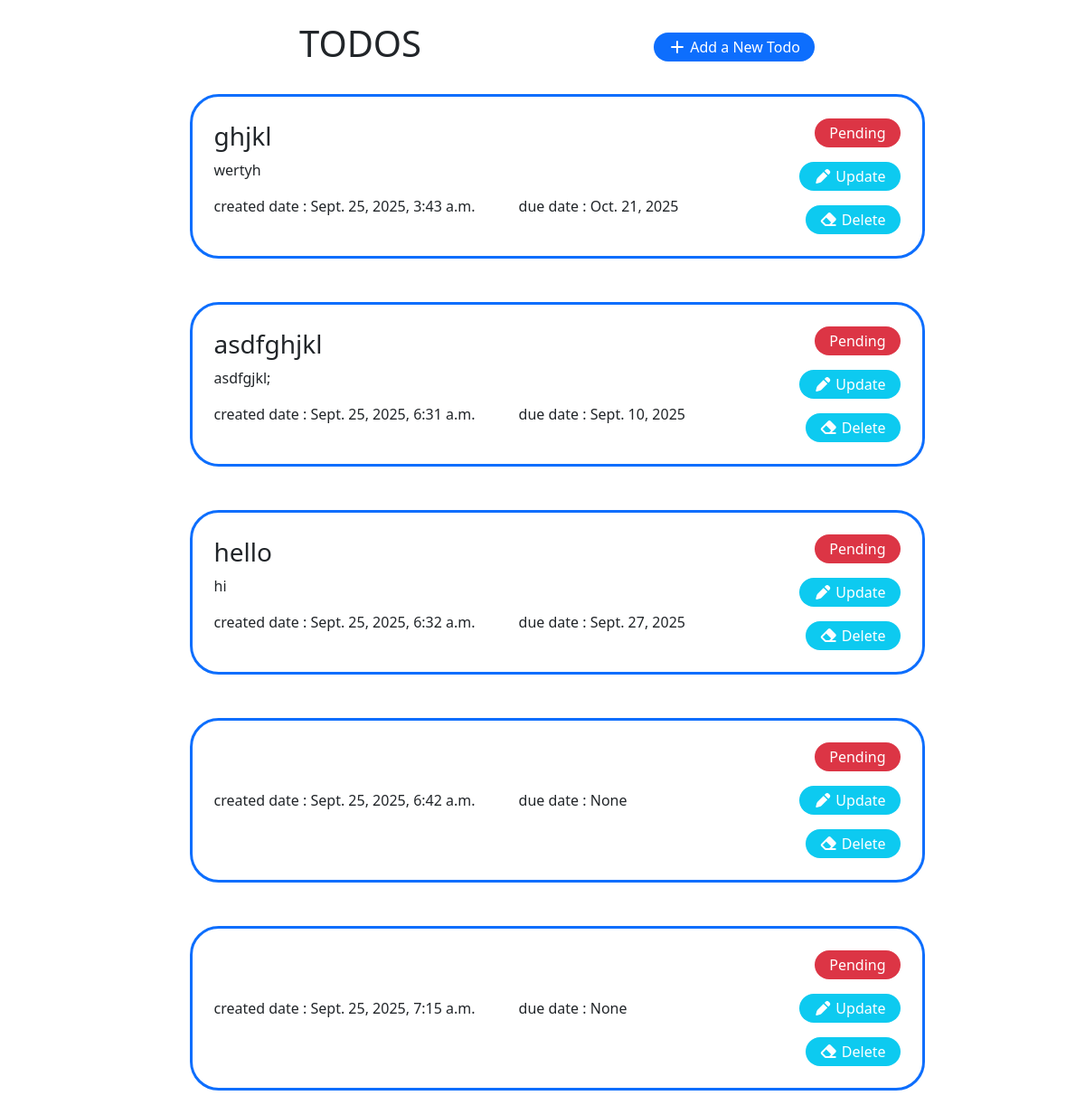
Before: / with the older database file.
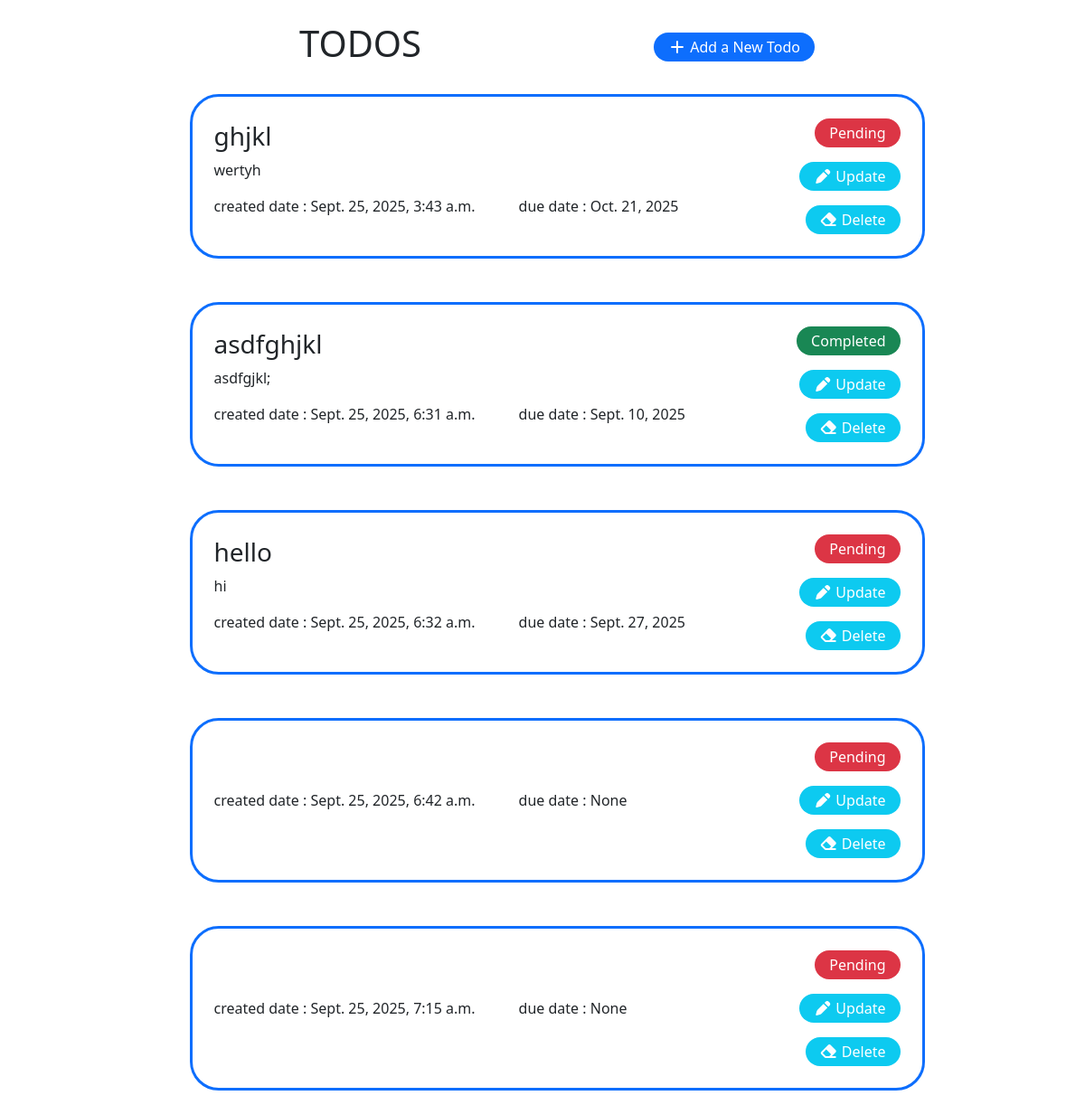
After: the same page with the newer database file.
### todos/models.py (models this page shows, shortened)
class Events(models.Model):
    task = models.CharField(max_length=225)
    description = models.CharField(max_length=200)
    created_date = models.DateTimeField(default=timezone.now)
    due_date = models.DateField(null=True,blank=True)
    task_status = models.BooleanField(default=False)

### todos/views.py (the view)
# urls.py: 2. Add a URL to urlpatterns:  path('', views.home, name='home')
def home(request):
    display_todos = Events.objects.all().values()
    return render(request,'index.html',{'todo_events':display_todos})

### todos/templates/index.html (shortened to what this page needs)
<!DOCTYPE html>
<html lang="en">
<head>
    <link href="https://cdn.jsdelivr.net/npm/bootstrap@5.3.2/dist/css/bootstrap.min.css" rel="stylesheet">
    <link rel="stylesheet" href="https://cdnjs.cloudflare.com/ajax/libs/font-awesome/7.0.1/css/all.min.css" />
</head>
<body class="container">
    <ul>
        <div class="d-flex align-items-center justify-content-evenly mb-4 mt-4">
            <h1>TODOS</h1>
            <a href="{% url 'add' %}"><button class="bg-primary p-3 rounded-5 border-0 text-white pt-1 pb-1"><i class="fa-solid fa-plus" style="color: #ffffff;"></i> Add a New Todo</button></a>
        </div>
        <div>
            <div class="d-flex align-items-center flex-column gap-5">
                {% for x in todo_events %}
                    <li class="d-flex align-items-center justify-content-between border  rounded-5 border-3 border-primary p-4 w-75">
                        <div>
                            <h3>{{x.task}}</h3>
                            <p>{{x.description}}</p>
                            <div class="d-flex gap-5">
                                <p>created date : {{x.created_date}}</p>
                                <p>due date : {{x.due_date}}</p>
                            </div>
                        </div>
                        <div class="d-flex flex-column align-items-end gap-3">
                            {% if x.task_status %}
                                <button class="bg-success p-3 rounded-5 border-0 text-white pt-1 pb-1">Completed</button>
                            {% else %}
                                <button class="bg-danger p-3 rounded-5 border-0 text-white pt-1 pb-1">Pending</button>
                            {% endif %}
                            <a href="{% url 'update_todo' x.id %}"><button class="bg-info p-3 rounded-5 border-0 text-white pt-1 pb-1"><i class="fa-solid fa-pen" style="color: #ffffff;"></i>  Update</button></a>
                            <a href="{% url 'delete' x.id %}"><button class="bg-info p-3 rounded-5 border-0 text-white pt-1 pb-1"><i class="fa-solid fa-eraser" style="color: #fafcff;"></i>  Delete</button></a>
                        </div>
                    </li>
                {% endfor %}
            </div>
        </div>
    </ul>
</body>
</html>

Changed rows visible on the page:
changed Events "asdfghjkl": task_status "Pending" → "Completed"
